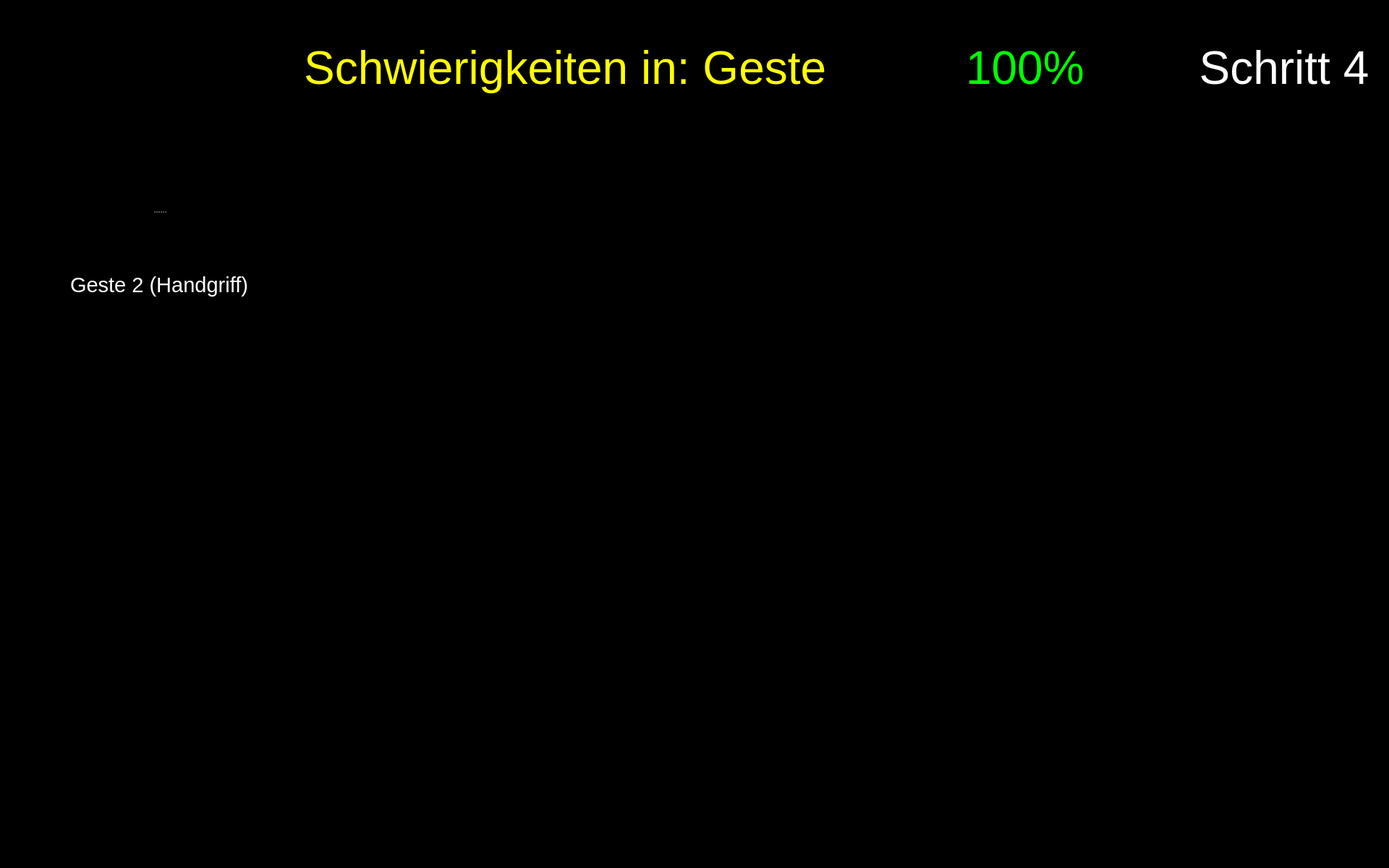
<?xml version="1.0" encoding="UTF-8"?>
<ui version="4.0">
 <class>Form</class>
 <widget class="QWidget" name="Form">
  <property name="geometry">
   <rect>
    <x>0</x>
    <y>0</y>
    <width>1920</width>
    <height>1200</height>
   </rect>
  </property>
  <property name="maximumSize">
   <size>
    <width>1920</width>
    <height>1200</height>
   </size>
  </property>
  <property name="windowTitle">
   <string>Form</string>
  </property>
  <property name="styleSheet">
   <string notr="true">background-color: rgb(0, 0, 0);</string>
  </property>
  <widget class="QPushButton" name="button_nav_left">
   <property name="enabled">
    <bool>true</bool>
   </property>
   <property name="geometry">
    <rect>
     <x>800</x>
     <y>560</y>
     <width>150</width>
     <height>150</height>
    </rect>
   </property>
   <property name="minimumSize">
    <size>
     <width>81</width>
     <height>81</height>
    </size>
   </property>
   <property name="maximumSize">
    <size>
     <width>150</width>
     <height>150</height>
    </size>
   </property>
   <property name="cursor">
    <cursorShape>OpenHandCursor</cursorShape>
   </property>
   <property name="focusPolicy">
    <enum>Qt::WheelFocus</enum>
   </property>
   <property name="contextMenuPolicy">
    <enum>Qt::DefaultContextMenu</enum>
   </property>
   <property name="layoutDirection">
    <enum>Qt::LeftToRight</enum>
   </property>
   <property name="autoFillBackground">
    <bool>false</bool>
   </property>
   <property name="styleSheet">
    <string notr="true"/>
   </property>
   <property name="icon">
    <iconset resource="resources/res.qrc">
     <normaloff>:/buttons/Button Left.svg</normaloff>:/buttons/Button Left.svg</iconset>
   </property>
   <property name="iconSize">
    <size>
     <width>144</width>
     <height>144</height>
    </size>
   </property>
   <property name="autoDefault">
    <bool>false</bool>
   </property>
   <property name="default">
    <bool>false</bool>
   </property>
   <property name="flat">
    <bool>true</bool>
   </property>
  </widget>
  <widget class="QPushButton" name="button_nav_right">
   <property name="enabled">
    <bool>true</bool>
   </property>
   <property name="geometry">
    <rect>
     <x>960</x>
     <y>560</y>
     <width>150</width>
     <height>150</height>
    </rect>
   </property>
   <property name="minimumSize">
    <size>
     <width>81</width>
     <height>81</height>
    </size>
   </property>
   <property name="maximumSize">
    <size>
     <width>150</width>
     <height>150</height>
    </size>
   </property>
   <property name="cursor">
    <cursorShape>OpenHandCursor</cursorShape>
   </property>
   <property name="focusPolicy">
    <enum>Qt::WheelFocus</enum>
   </property>
   <property name="contextMenuPolicy">
    <enum>Qt::DefaultContextMenu</enum>
   </property>
   <property name="layoutDirection">
    <enum>Qt::LeftToRight</enum>
   </property>
   <property name="autoFillBackground">
    <bool>false</bool>
   </property>
   <property name="styleSheet">
    <string notr="true"/>
   </property>
   <property name="icon">
    <iconset resource="resources/res.qrc">
     <normaloff>:/buttons/Button Right.svg</normaloff>:/buttons/Button Right.svg</iconset>
   </property>
   <property name="iconSize">
    <size>
     <width>144</width>
     <height>144</height>
    </size>
   </property>
   <property name="autoDefault">
    <bool>false</bool>
   </property>
   <property name="default">
    <bool>false</bool>
   </property>
   <property name="flat">
    <bool>true</bool>
   </property>
  </widget>
  <widget class="QWidget" name="widget_score" native="true">
   <property name="geometry">
    <rect>
     <x>1180</x>
     <y>20</y>
     <width>450</width>
     <height>150</height>
    </rect>
   </property>
   <widget class="QWidget" name="horizontalLayoutWidget_2">
    <property name="geometry">
     <rect>
      <x>-1</x>
      <y>-1</y>
      <width>451</width>
      <height>152</height>
     </rect>
    </property>
    <layout class="QHBoxLayout" name="horizontalLayout_2">
     <item>
      <widget class="QLabel" name="score_flag">
       <property name="enabled">
        <bool>true</bool>
       </property>
       <property name="sizePolicy">
        <sizepolicy hsizetype="Preferred" vsizetype="Preferred">
         <horstretch>0</horstretch>
         <verstretch>0</verstretch>
        </sizepolicy>
       </property>
       <property name="maximumSize">
        <size>
         <width>150</width>
         <height>150</height>
        </size>
       </property>
       <property name="text">
        <string/>
       </property>
       <property name="pixmap">
        <pixmap resource="resources/res.qrc">:/img/Score Flag.svg</pixmap>
       </property>
      </widget>
     </item>
     <item>
      <widget class="QLabel" name="label_text_score">
       <property name="font">
        <font>
         <pointsize>48</pointsize>
        </font>
       </property>
       <property name="styleSheet">
        <string notr="true">color: rgb(0, 255, 0);</string>
       </property>
       <property name="text">
        <string>&lt;html&gt;&lt;head/&gt;&lt;body&gt;&lt;p&gt;&lt;span style=&quot; color:#00ff00;&quot;&gt;100%&lt;/span&gt;&lt;/p&gt;&lt;/body&gt;&lt;/html&gt;</string>
       </property>
       <property name="alignment">
        <set>Qt::AlignLeading|Qt::AlignLeft|Qt::AlignVCenter</set>
       </property>
       <property name="wordWrap">
        <bool>true</bool>
       </property>
      </widget>
     </item>
    </layout>
   </widget>
  </widget>
  <widget class="QLabel" name="label_text_step">
   <property name="geometry">
    <rect>
     <x>1650</x>
     <y>20</y>
     <width>250</width>
     <height>150</height>
    </rect>
   </property>
   <property name="font">
    <font>
     <family>Arial</family>
     <pointsize>48</pointsize>
     <weight>9</weight>
     <italic>false</italic>
     <bold>false</bold>
    </font>
   </property>
   <property name="styleSheet">
    <string notr="true">font: 75 48pt &quot;Arial&quot;;
color: rgb(255, 255, 255);</string>
   </property>
   <property name="text">
    <string>Schritt 4</string>
   </property>
   <property name="textFormat">
    <enum>Qt::RichText</enum>
   </property>
   <property name="alignment">
    <set>Qt::AlignCenter</set>
   </property>
   <property name="wordWrap">
    <bool>true</bool>
   </property>
  </widget>
  <widget class="QPushButton" name="button_exit">
   <property name="enabled">
    <bool>true</bool>
   </property>
   <property name="geometry">
    <rect>
     <x>1760</x>
     <y>1040</y>
     <width>150</width>
     <height>150</height>
    </rect>
   </property>
   <property name="minimumSize">
    <size>
     <width>81</width>
     <height>81</height>
    </size>
   </property>
   <property name="maximumSize">
    <size>
     <width>150</width>
     <height>150</height>
    </size>
   </property>
   <property name="cursor">
    <cursorShape>OpenHandCursor</cursorShape>
   </property>
   <property name="focusPolicy">
    <enum>Qt::WheelFocus</enum>
   </property>
   <property name="contextMenuPolicy">
    <enum>Qt::DefaultContextMenu</enum>
   </property>
   <property name="icon">
    <iconset resource="resources/res.qrc">
     <normaloff>:/buttons/Button Exit.svg</normaloff>:/buttons/Button Exit.svg</iconset>
   </property>
   <property name="iconSize">
    <size>
     <width>144</width>
     <height>144</height>
    </size>
   </property>
   <property name="autoDefault">
    <bool>false</bool>
   </property>
   <property name="default">
    <bool>false</bool>
   </property>
   <property name="flat">
    <bool>true</bool>
   </property>
  </widget>
  <widget class="QLabel" name="label_plot_1">
   <property name="geometry">
    <rect>
     <x>490</x>
     <y>180</y>
     <width>850</width>
     <height>340</height>
    </rect>
   </property>
   <property name="maximumSize">
    <size>
     <width>1200</width>
     <height>480</height>
    </size>
   </property>
   <property name="font">
    <font>
     <pointsize>48</pointsize>
    </font>
   </property>
   <property name="styleSheet">
    <string notr="true">color: rgb(255, 255, 255);</string>
   </property>
   <property name="text">
    <string/>
   </property>
   <property name="scaledContents">
    <bool>true</bool>
   </property>
  </widget>
  <widget class="QLabel" name="label_trouble">
   <property name="geometry">
    <rect>
     <x>260</x>
     <y>20</y>
     <width>900</width>
     <height>150</height>
    </rect>
   </property>
   <property name="font">
    <font>
     <family>Arial</family>
     <pointsize>48</pointsize>
     <weight>9</weight>
     <italic>false</italic>
     <bold>false</bold>
    </font>
   </property>
   <property name="styleSheet">
    <string notr="true">font: 75 48pt &quot;Arial&quot;;
color: rgb(255, 255, 0);</string>
   </property>
   <property name="text">
    <string>Schwierigkeiten in: Geste </string>
   </property>
   <property name="textFormat">
    <enum>Qt::RichText</enum>
   </property>
   <property name="alignment">
    <set>Qt::AlignRight|Qt::AlignTrailing|Qt::AlignVCenter</set>
   </property>
   <property name="wordWrap">
    <bool>true</bool>
   </property>
  </widget>
  <widget class="QLabel" name="icon_newbie_1">
   <property name="enabled">
    <bool>true</bool>
   </property>
   <property name="geometry">
    <rect>
     <x>490</x>
     <y>380</y>
     <width>100</width>
     <height>100</height>
    </rect>
   </property>
   <property name="sizePolicy">
    <sizepolicy hsizetype="Preferred" vsizetype="Preferred">
     <horstretch>0</horstretch>
     <verstretch>0</verstretch>
    </sizepolicy>
   </property>
   <property name="maximumSize">
    <size>
     <width>100</width>
     <height>100</height>
    </size>
   </property>
   <property name="text">
    <string/>
   </property>
   <property name="pixmap">
    <pixmap resource="resources/res.qrc">:/img/Icon User.png</pixmap>
   </property>
   <property name="scaledContents">
    <bool>true</bool>
   </property>
  </widget>
  <widget class="QLabel" name="image_step">
   <property name="geometry">
    <rect>
     <x>1650</x>
     <y>170</y>
     <width>250</width>
     <height>250</height>
    </rect>
   </property>
   <property name="font">
    <font>
     <pointsize>48</pointsize>
    </font>
   </property>
   <property name="styleSheet">
    <string notr="true">color: rgb(255, 255, 255);</string>
   </property>
   <property name="text">
    <string/>
   </property>
   <property name="pixmap">
    <pixmap resource="resources/res.qrc">:/detected steps/Detected Step4 Button.png</pixmap>
   </property>
   <property name="alignment">
    <set>Qt::AlignCenter</set>
   </property>
   <property name="wordWrap">
    <bool>true</bool>
   </property>
  </widget>
  <widget class="QLabel" name="icon_expert_1">
   <property name="enabled">
    <bool>true</bool>
   </property>
   <property name="geometry">
    <rect>
     <x>490</x>
     <y>220</y>
     <width>100</width>
     <height>100</height>
    </rect>
   </property>
   <property name="sizePolicy">
    <sizepolicy hsizetype="Preferred" vsizetype="Preferred">
     <horstretch>0</horstretch>
     <verstretch>0</verstretch>
    </sizepolicy>
   </property>
   <property name="maximumSize">
    <size>
     <width>100</width>
     <height>100</height>
    </size>
   </property>
   <property name="text">
    <string/>
   </property>
   <property name="pixmap">
    <pixmap resource="resources/res.qrc">:/img/Icon Expert.png</pixmap>
   </property>
   <property name="scaledContents">
    <bool>true</bool>
   </property>
  </widget>
  <widget class="QLabel" name="icon_reaction_1">
   <property name="enabled">
    <bool>true</bool>
   </property>
   <property name="geometry">
    <rect>
     <x>1400</x>
     <y>250</y>
     <width>200</width>
     <height>200</height>
    </rect>
   </property>
   <property name="sizePolicy">
    <sizepolicy hsizetype="Preferred" vsizetype="Preferred">
     <horstretch>0</horstretch>
     <verstretch>0</verstretch>
    </sizepolicy>
   </property>
   <property name="maximumSize">
    <size>
     <width>200</width>
     <height>200</height>
    </size>
   </property>
   <property name="text">
    <string/>
   </property>
   <property name="scaledContents">
    <bool>true</bool>
   </property>
  </widget>
  <widget class="QSplitter" name="splitter_5">
   <property name="geometry">
    <rect>
     <x>60</x>
     <y>210</y>
     <width>320</width>
     <height>282</height>
    </rect>
   </property>
   <property name="orientation">
    <enum>Qt::Vertical</enum>
   </property>
   <widget class="QLabel" name="image_required_4">
    <property name="maximumSize">
     <size>
      <width>320</width>
      <height>240</height>
     </size>
    </property>
    <property name="text">
     <string/>
    </property>
    <property name="pixmap">
     <pixmap resource="resources/res.qrc">:/img/right_step3_gesture2_1.png</pixmap>
    </property>
    <property name="scaledContents">
     <bool>true</bool>
    </property>
   </widget>
   <widget class="QLabel" name="text_required_4">
    <property name="font">
     <font>
      <family>Arial</family>
      <pointsize>22</pointsize>
      <weight>9</weight>
      <italic>false</italic>
      <bold>false</bold>
     </font>
    </property>
    <property name="styleSheet">
     <string notr="true">font: 75 22pt &quot;Arial&quot;;
color: rgb(255, 255, 255);</string>
    </property>
    <property name="text">
     <string>Geste 2 (Handgriff)</string>
    </property>
    <property name="textFormat">
     <enum>Qt::PlainText</enum>
    </property>
    <property name="alignment">
     <set>Qt::AlignCenter</set>
    </property>
    <property name="wordWrap">
     <bool>true</bool>
    </property>
   </widget>
  </widget>
 </widget>
 <resources>
  <include location="resources/res.qrc"/>
 </resources>
 <connections/>
</ui>
